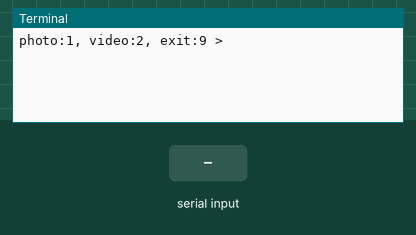
Bench run of a program on a simulated Raspberry Pi (BCM pin numbers). Parts: the last lines printed to the terminal. Inputs (shaded band) come from the test bench. The clock reads 2024-03-15 10:24:30 at power-on unless the program sets it; the camera gives no picture and a still takes 0.5 s.

Above: at 4.2 s.
4.3 s: "1" typed at the terminal, then Enter
At 4.7 s:
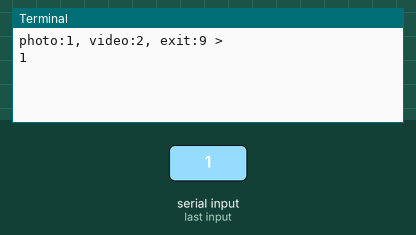
5.8 s: "0" typed at the terminal, then Enter
At 6.8 s:
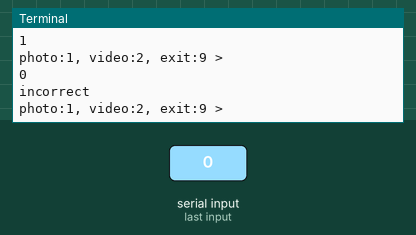

Measured:
- after the input at 4.3 s, the terminal: prints a new line at once (image 1)
- after the input at 5.8 s, the terminal: prints a new line at once (image 2)

The program:

picamera_task.py
```python
import picamera
import time

path = '/home/pi/src4/06_multimedia'

camera = picamera.PiCamera()
try:
    camera.resolution = (640, 480)
    camera.start_preview()
    time.sleep(3) #카메라 준비시간
    while True:
        a = input("photo:1, video:2, exit:9 > ")
        now_str = time.strftime("%Y%m%d_%H%M%S")
        if a == '1':
            camera.capture('%s/%sphoto.jpg' % (path, now_str))
        elif a == '2':
            camera.start_recording('%s/%svideo.h264' % (path, now_str))
            time.sleep(10)
            camera.stop_recording()
        elif a == '9':
            break
        else:
            print('incorrect')
finally:
    camera.stop_preview()
```
